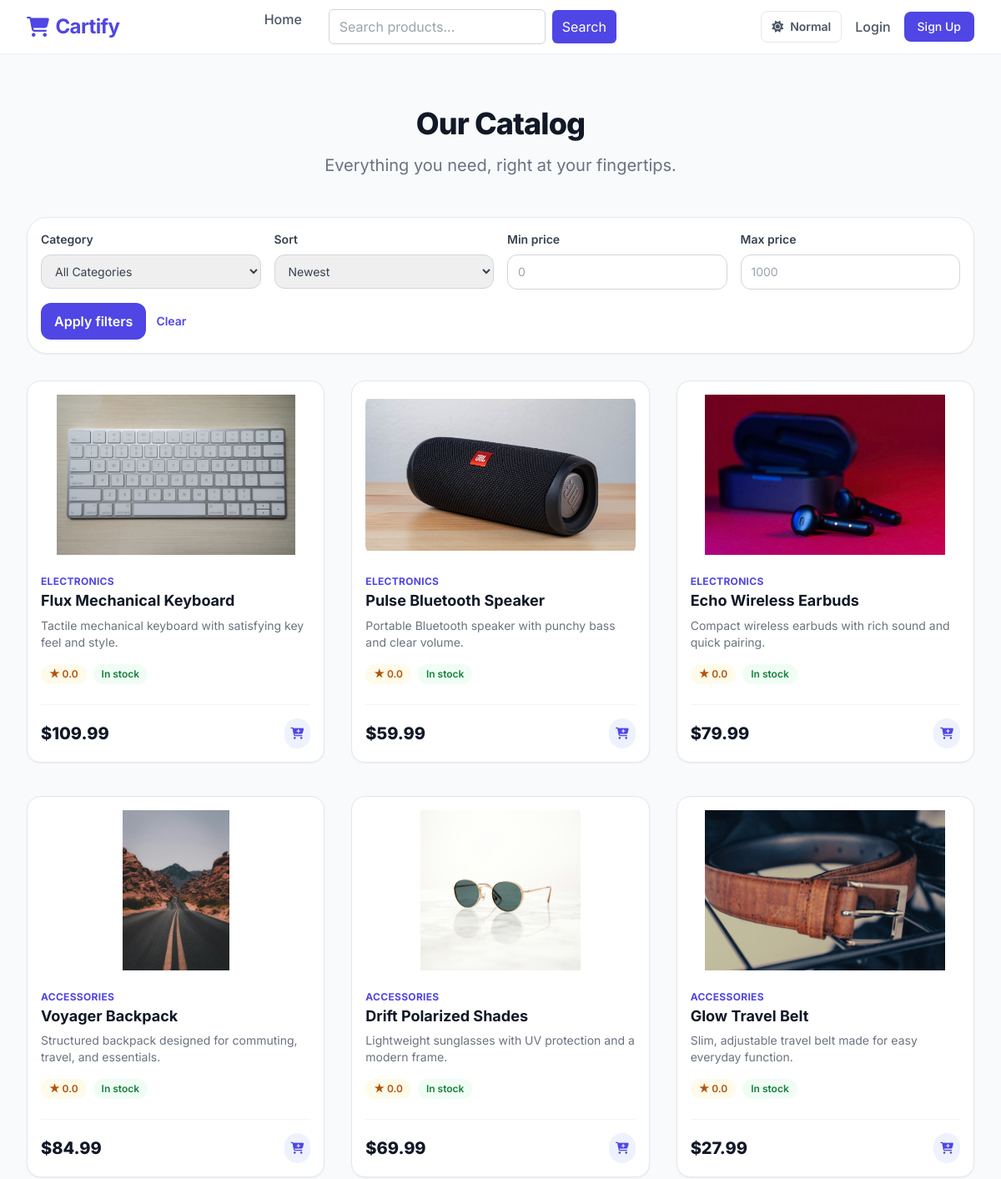
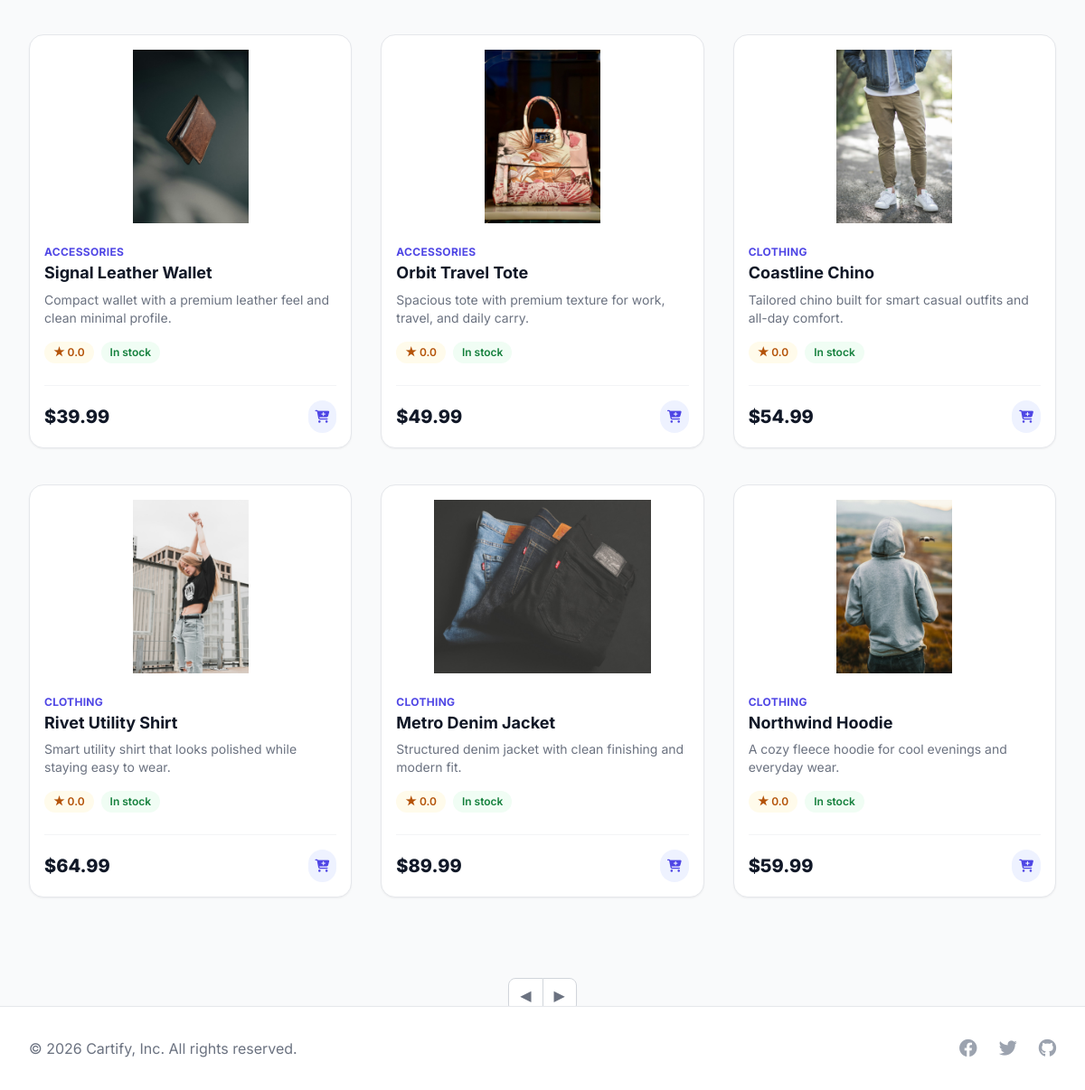
The app's page /?page=2&sort=newest with its own data (2 pictures, top to bottom).
### store/models.py (models this page shows, shortened)
class Product(models.Model):
    category = models.ForeignKey(Category, related_name='products', on_delete=models.CASCADE)
    title = models.CharField(max_length=255)
    image = models.FileField(upload_to='products/images', null=True, blank=True)
    description = models.TextField(blank=True, null=True)
    price = models.DecimalField(max_digits=10, decimal_places=2)
    stock = models.IntegerField(default=0)
    created_at = models.DateTimeField(auto_now_add=True)
    owner = models.ForeignKey(settings.AUTH_USER_MODEL, null=True, blank=True, on_delete=models.SET_NULL, related_name='products')

class Category(models.Model):
    name = models.CharField(max_length=255)
    slug = models.SlugField(unique=True, help_text="Used for clean browser URLs")
    class Meta:
        verbose_name_plural = "Categories"

### store/views/index.py (the view)
# urls.py: path('', index_view, name='index'),
def index_view(request):
    query = request.GET.get('q', '').strip()
    category_slug = request.GET.get('category', '').strip()
    sort = request.GET.get('sort', 'newest')
    min_price = request.GET.get('min_price', '').strip()
    max_price = request.GET.get('max_price', '').strip()
    products = Product.objects.select_related('category').prefetch_related(
        'reviews'
    )
    if query:
        products = products.filter(
            Q(title__icontains=query) |
            Q(description__icontains=query) |
            Q(category__name__icontains=query)
        )
    if category_slug:
        products = products.filter(category__slug=category_slug)
    if min_price:
        products = products.filter(price__gte=min_price)
    if max_price:
        products = products.filter(price__lte=max_price)
    products = products.annotate(
        average_rating=Avg('reviews__rating'),
        has_reviews=Case(
            When(reviews__isnull=False, then=Value(1)),
            default=Value(0),
            output_field=IntegerField(),
        ),
    )
    if sort == 'price_low':
        products = products.order_by('price', '-created_at', '-id')
    elif sort == 'price_high':
        products = products.order_by('-price', '-created_at', '-id')
    elif sort == 'rating':
        products = products.order_by(
            '-has_reviews', '-average_rating', '-created_at', '-id'
        )
    else:
        products = products.order_by('-created_at', '-id')
    categories = Category.objects.all()
    paginator = Paginator(products, 12)
    page_number = request.GET.get('page')
    try:
        page_obj = paginator.page(page_number)
    except PageNotAnInteger:
        page_obj = paginator.page(1)
    except EmptyPage:
        page_obj = paginator.page(paginator.num_pages)
    context = {
        'products': page_obj,
        'query': query,
        'category_slug': category_slug,
        'sort': sort,
        'min_price': min_price,
        'max_price': max_price,
        'categories': categories,
        'is_paginated': page_obj.has_other_pages(),
        'page_obj': page_obj
    }
    return render(request, 'index.html', context)

### store/context_processors.py (called while the page is built, shortened)
def cart_item_count(request):
    if not request.user.is_authenticated:
        return {'cart_count': 0}

### store/templates/index.html (shortened to what this page needs)
{% extends 'base.html' %}
{% block content %}
<div class="max-w-7xl mx-auto px-4 sm:px-6 lg:px-8 py-16">
    <div class="text-center mb-12">
        <h2 class="text-3xl font-extrabold tracking-tight text-gray-900 sm:text-4xl">Our Catalog</h2>
        <p class="mt-4 max-w-2xl text-xl text-gray-500 mx-auto">Everything you need, right at your fingertips.</p>
    </div>
    <form method="get" action="{% url 'index' %}" class="mb-8 rounded-3xl border border-gray-200 bg-white p-4 shadow-sm">
        <div class="grid grid-cols-1 gap-4 md:grid-cols-4">
            <div>
                <label class="mb-2 block text-sm font-semibold text-gray-700">Category</label>
                <select name="category" class="w-full rounded-xl border border-gray-300 py-2.5 px-3 text-sm text-gray-700">
                    <option value="">All Categories</option>
                </select>
            </div>
            <div>
                <label class="mb-2 block text-sm font-semibold text-gray-700">Sort</label>
                <select name="sort" class="w-full rounded-xl border border-gray-300 py-2.5 px-3 text-sm text-gray-700">
                    <option value="newest" {% if sort == 'newest' %}selected{% endif %}>Newest</option>
                </select>
            </div>
            <div>
                <label class="mb-2 block text-sm font-semibold text-gray-700">Min price</label>
                <input type="number" min="0" step="0.01" name="min_price" value="{{ min_price }}" class="w-full rounded-xl border border-gray-300 py-2.5 px-3 text-sm text-gray-700" placeholder="0">
            </div>
            <div>
                <label class="mb-2 block text-sm font-semibold text-gray-700">Max price</label>
                <input type="number" min="0" step="0.01" name="max_price" value="{{ max_price }}" class="w-full rounded-xl border border-gray-300 py-2.5 px-3 text-sm text-gray-700" placeholder="1000">
            </div>
        </div>
        <div class="mt-4 flex flex-wrap items-center gap-3">
            <button type="submit" class="bg-indigo-600 text-white px-4 py-2.5 rounded-xl font-semibold hover:bg-indigo-700">
                Apply filters
            </button>
            <a href="{% url 'index' %}" class="text-sm font-semibold text-indigo-600 hover:text-indigo-700">Clear</a>
        </div>
    </form>
    <div class="grid grid-cols-1 sm:grid-cols-2 lg:grid-cols-3 gap-y-10 gap-x-8">
        {% for product in products %}
        <div class="group relative bg-white border border-gray-200 rounded-2xl p-4 shadow-sm hover:shadow-xl transition-all duration-300 flex flex-col">
            <div class="aspect-w-4 aspect-h-3 rounded-xl overflow-hidden relative">
                {% if product.image %}
                    <img src="{{ product.image.url }}" alt="{{ product.title }}" class="object-contain w-full h-48 group-hover:scale-105 transition-transform duration-500">
                {% else %}
                    <div class="flex items-center justify-center h-48 w-full bg-gray-50 text-gray-400">
                        <i class="fa-solid fa-image text-4xl"></i>
                    </div>
                {% endif %}
            </div>
            <div class="mt-6 flex flex-col flex-grow">
                <p class="text-xs font-bold text-indigo-600 uppercase tracking-wide mb-1">{{ product.category.name }}</p>
                <h3 class="text-lg font-bold text-gray-900 leading-tight">
                    <a href="{% url 'product_detail' product.id %}">
                        <span aria-hidden="true" class="absolute inset-0"></span>
                        {{ product.title }}
                    </a>
                </h3>
                <p class="mt-2 text-sm text-gray-500 line-clamp-2">
                    {{ product.description|default:"No description available." }}
                </p>
                <div class="mt-4 flex items-center gap-2 text-sm text-gray-500">
                    <span class="inline-flex items-center rounded-full bg-amber-50 px-2.5 py-1 text-xs font-semibold text-amber-700">★ {{ product.average_rating|floatformat:1|default:"0.0" }}</span>
                    {% if product.stock > 0 %}
                        <span class="inline-flex items-center rounded-full bg-green-50 px-2.5 py-1 text-xs font-semibold text-green-700">In stock</span>
                    {% else %}
                        <span class="inline-flex items-center rounded-full bg-red-50 px-2.5 py-1 text-xs font-semibold text-red-700">Out of stock</span>
                    {% endif %}
                </div>
            </div>
            <div class="mt-6 flex items-center justify-between border-t border-gray-100 pt-4 relative z-20">
                <p class="text-xl font-extrabold text-gray-900">${{ product.price }}</p>
                <div class="flex items-center gap-2">
                    {% if product.stock > 0 %}
                        <a href="{% url 'add_to_cart' product.id %}" class="inline-flex items-center justify-center p-2 rounded-full bg-indigo-50 text-indigo-600 hover:bg-indigo-600 hover:text-white transition-colors duration-200 focus:outline-none focus:ring-2 focus:ring-offset-2 focus:ring-indigo-600 z-30 relative">
                            <i class="fa-solid fa-cart-plus text-sm"></i>
                        </a>
                    {% else %}
                        <span class="inline-flex items-center justify-center p-2 rounded-full bg-gray-100 text-gray-400" title="Out of stock">
                            <i class="fa-solid fa-cart-plus text-sm"></i>
                        </span>
                    {% endif %}
                </div>
            </div>
        </div>
        {% endfor %}
    </div>
</div>
{% if is_paginated %}
<div class="mt-8 flex justify-center">
    <nav aria-label="Page navigation">
        <ul class="inline-flex items-center -space-x-px rounded-md shadow-sm">
            {% if page_obj.has_previous %}
            <li>
                <a href="?page={{ page_obj.previous_page_number }}{% if sort %}&sort={{ sort }}{% endif %}"
                   class="px-3 py-2 ml-0 leading-tight text-gray-500 bg-white border border-gray-300 rounded-l-lg hover:bg-gray-100 hover:text-gray-700">
                    &#x25C0;
                </a>
            </li>
            {% endif %}
            {% if page_obj.has_next %}
            <li>
                <a href="?page={{ page_obj.next_page_number }}{% if sort %}&sort={{ sort }}{% endif %}"
                   class="px-3 py-2 leading-tight text-gray-500 bg-white border border-gray-300 rounded-r-lg hover:bg-gray-100 hover:text-gray-700">
                    &#x25B6;
                </a>
            </li>
            {% endif %}
        </ul>
    </nav>
</div>
{% endif %}
{% endblock %}

### store/templates/base.html (style rules this page uses)
body { font-family: 'Inter', sans-serif; background-color: #f9fafb; }
body, header, footer, main, input, select, textarea, button, a, div, p, span, table, th, td { transition: background-color 180ms ease, border-color 180ms ease, color 180ms ease; }

### records on screen
Product: image (picture), category.name "ELECTRONICS", title "Flux Mechanical Keyboard", description "Tactile mechanical keyboard with satisfying key feel and style.", average_rating "0.0", stock "In stock", price "109.99"
Product: image (picture), category.name "ELECTRONICS", title "Pulse Bluetooth Speaker", description "Portable Bluetooth speaker with punchy bass and clear volume.", average_rating "0.0", stock "In stock", price "59.99"
Product: image (picture), category.name "ELECTRONICS", title "Echo Wireless Earbuds", description "Compact wireless earbuds with rich sound and quick pairing.", average_rating "0.0", stock "In stock", price "79.99"
Product: image (picture), category.name "ACCESSORIES", title "Voyager Backpack", description "Structured backpack designed for commuting, travel, and essentials.", average_rating "0.0", stock "In stock", price "84.99"
Product: image (picture), category.name "ACCESSORIES", title "Drift Polarized Shades", description "Lightweight sunglasses with UV protection and a modern frame.", average_rating "0.0", stock "In stock", price "69.99"
Product: image (picture), category.name "ACCESSORIES", title "Glow Travel Belt", description "Slim, adjustable travel belt made for easy everyday function.", average_rating "0.0", stock "In stock", price "27.99"
Product: image (picture), category.name "ACCESSORIES", title "Signal Leather Wallet", description "Compact wallet with a premium leather feel and clean minimal profile.", average_rating "0.0", stock "In stock", price "39.99"
Product: image (picture), category.name "ACCESSORIES", title "Orbit Travel Tote", description "Spacious tote with premium texture for work, travel, and daily carry.", average_rating "0.0", stock "In stock", price "49.99"
Product: image (picture), category.name "CLOTHING", title "Coastline Chino", description "Tailored chino built for smart casual outfits and all-day comfort.", average_rating "0.0", stock "In stock", price "54.99"
Product: image (picture), category.name "CLOTHING", title "Rivet Utility Shirt", description "Smart utility shirt that looks polished while staying easy to wear.", average_rating "0.0", stock "In stock", price "64.99"
Product: image (picture), category.name "CLOTHING", title "Metro Denim Jacket", description "Structured denim jacket with clean finishing and modern fit.", average_rating "0.0", stock "In stock", price "89.99"
Product: image (picture), category.name "CLOTHING", title "Northwind Hoodie", description "A cozy fleece hoodie for cool evenings and everyday wear.", average_rating "0.0", stock "In stock", price "59.99"
